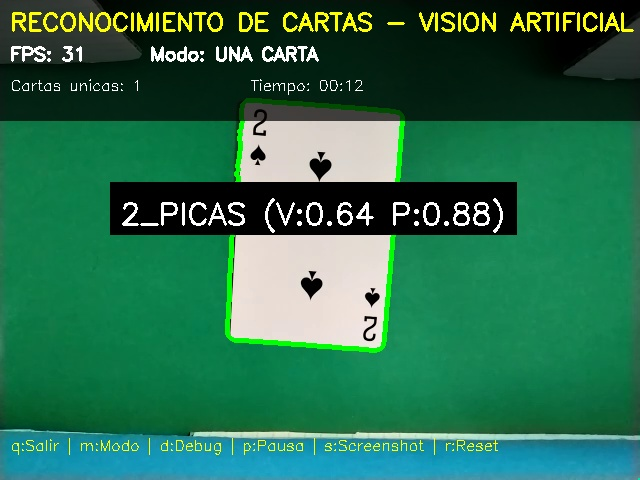
#> input picture retos_examenes/examen_parcial/Documentacion/img/primera-carta-identificada.jpg, 640 x 480 px
$ python test_color.py
#> lines starting #> are read from the running program, lines starting #| are printed output that depends on the picture
### retos_examenes/examen_parcial/config/settings.py
"""
Configuración global del proyecto de reconocimiento de cartas.
Centraliza todas las constantes para facilitar ajustes.

TÉCNICAS UTILIZADAS:
    ✅ Visión artificial clásica
    ✅ Template matching (correlación normalizada)
    ✅ Segmentación por color HSV
    ✅ Operaciones morfológicas
    ❌ SIN Machine Learning
    ❌ SIN Redes Neuronales
"""

import numpy as np
import os

RTSP_URL = 'rtsp://172.20.10.8:8080/h264.sdp'


# PARÁMETROS DE VISIÓN ARTIFICIAL


# Dimensiones normalizadas de la carta (en píxeles)
CARD_WIDTH = 200
CARD_HEIGHT = 300

# Región de Interés (ROI) para el valor y palo en la esquina superior izquierda
# Formato: (x_inicio, y_inicio, ancho, alto)
ROI_CORNER_VALUE = (0, 3, 85, 50)  # más ancho para capturar "10" completo
ROI_CORNER_SUIT = (5, 50, 40, 40)  # Sin cambios


# CALIBRACIÓN DE COLORES HSV (RESULTADO DE FASE 2)

# Estos valores deben ser actualizados después de ejecutar 1_calibrar_hsv.py
# IMPORTANTE: Estos valores son para DETECTAR EL TAPETE (fondo verde)

# VALORES ACTUALIZADOS DESDE TU CALIBRACIÓN:
LOWER_COLOR_FONDO = np.array([35, 153, 0])
UPPER_COLOR_FONDO = np.array([105, 255, 255])

# Valores HSV para detectar ROJOS (corazones y diamantes)
LOWER_RED_HSV_1 = np.array([0, 30, 30])    # Rojo en rango bajo
UPPER_RED_HSV_1 = np.array([15, 255, 255])
LOWER_RED_HSV_2 = np.array([150, 30, 30])  # Menos saturación
UPPER_RED_HSV_2 = np.array([179, 255, 255])


# PROCESAMIENTO DE IMAGEN


# Parámetros de GaussianBlur
BLUR_KERNEL_SIZE = (5, 5)
BLUR_SIGMA = 0  # 0 = calculado automáticamente

# Parámetros de umbralización
THRESHOLD_VALUE = 150      # Valor para separar carta del fondo
THRESHOLD_MAX = 255        # Valor máximo en imagen binaria

# Filtros de contornos
MIN_CONTOUR_AREA = 5000    # Área mínima para considerar una carta válida
EPSILON_FACTOR = 0.03      # Factor para aproximación poligonal (3% del perímetro)


# TEMPLATE MATCHING (TÉCNICA PRINCIPAL DE CLASIFICACIÓN)


# Dimensiones de los templates
TEMPLATE_VALUE_SIZE = (30, 50)   # Ancho x Alto para valores (AS, 2-10, J, Q, K)
TEMPLATE_SUIT_SIZE = (40, 40)    # Ancho x Alto para símbolos de palos

# Método de matching de OpenCV
# Opciones: cv2.TM_CCOEFF_NORMED, cv2.TM_CCORR_NORMED, cv2.TM_SQDIFF_NORMED
TEMPLATE_MATCHING_METHOD = 'TM_CCOEFF_NORMED'

# Umbral mínimo para considerar un match válido (0.0 a 1.0)
TEMPLATE_MATCH_THRESHOLD = 0.35


# RUTAS Y DIRECTORIOS


# Directorio base del proyecto
BASE_DIR = os.path.dirname(os.path.dirname(os.path.abspath(__file__)))

# Directorios de datos
DATA_DIR = os.path.join(BASE_DIR, 'data')
REFERENCE_DIR = os.path.join(DATA_DIR, 'imagenes_referencia')
TEMPLATES_DIR = os.path.join(DATA_DIR, 'templates')
TEMPLATES_VALUES_DIR = os.path.join(TEMPLATES_DIR, 'valores')
TEMPLATES_SUITS_DIR = os.path.join(TEMPLATES_DIR, 'palos')

# Crear directorios si no existen
for directory in [DATA_DIR, REFERENCE_DIR, TEMPLATES_DIR,
                TEMPLATES_VALUES_DIR, TEMPLATES_SUITS_DIR]:
    os.makedirs(directory, exist_ok=True)


# DEFINICIÓN DE CARTAS


# Valores de las cartas (en orden)
CARD_VALUES = ['AS', '2', '3', '4', '5', '6', '7', '8', '9', '10', 'J', 'Q', 'K']

# Palos de las cartas
CARD_SUITS = ['PICAS', 'CORAZONES', 'DIAMANTES', 'TREBOLES']

# Diccionario de colores por palo (para validación)
SUIT_COLORS = {
    'PICAS': 'negro',
    'CORAZONES': 'rojo',
    'DIAMANTES': 'rojo',
    'TREBOLES': 'negro'
}

# Todas las cartas posibles (52)
ALL_CARDS = [f"{value}_{suit}" for value in CARD_VALUES for suit in CARD_SUITS]


# PARÁMETROS DE VISUALIZACIÓN


# Colores para dibujar (formato BGR)
COLOR_GREEN = (0, 255, 0)      # Verde para contornos válidos
COLOR_RED = (0, 0, 255)        # Rojo para contornos inválidos
COLOR_BLUE = (255, 0, 0)       # Azul para ROIs
COLOR_YELLOW = (0, 255, 255)   # Amarillo para texto
COLOR_WHITE = (255, 255, 255)  # Blanco para texto principal

# Parámetros de texto
FONT = 'FONT_HERSHEY_SIMPLEX'
FONT_SCALE = 0.7
FONT_THICKNESS = 2

# Tamaño de ventanas de visualización
DISPLAY_WIDTH = 800
DISPLAY_HEIGHT = 600


# CONFIGURACIÓN DE CAPTURA


# Tiempo mínimo entre capturas (segundos)
CAPTURE_COOLDOWN = 0.5

# Número mínimo de capturas por carta recomendado
MIN_CAPTURES_PER_CARD = 4


# CONFIGURACIÓN DE LOGGING


# Nivel de logging: 'DEBUG', 'INFO', 'WARNING', 'ERROR'
LOG_LEVEL = 'INFO'

# Archivo de log
LOG_FILE = os.path.join(BASE_DIR, 'card_recognition.log')


# FUNCIONES AUXILIARES


def get_rtsp_url():
    """Retorna la URL RTSP configurada."""
    return RTSP_URL

# [45 lines left out: functions get_card_label, is_valid_card_label, print_config_summary, not called in this run]

# [2 lines that do not run on import are left out]

### retos_examenes/examen_parcial/src/vision/preprocessing.py
"""
Módulo de preprocesamiento de imágenes para detección de cartas.

Contiene funciones para:
    - Segmentación de cartas del fondo
    - Corrección de perspectiva
    - Normalización de dimensiones
    - Detección de múltiples cartas
"""

import cv2
import numpy as np
import sys
import os
sys.path.append(os.path.dirname(os.path.dirname(os.path.dirname(os.path.abspath(__file__)))))

from config.settings import (
    CARD_WIDTH, CARD_HEIGHT,
    LOWER_COLOR_FONDO, UPPER_COLOR_FONDO,
    BLUR_KERNEL_SIZE, BLUR_SIGMA,
    MIN_CONTOUR_AREA, EPSILON_FACTOR
)

# [219 lines left out: functions order_points, preprocess_and_warp, detect_multiple_cards, visualize_detection, not called in this run]


def extract_roi_region(warped_card, roi_coords):
    """
    Extrae una Región de Interés (ROI) de la carta normalizada.

    Args:
        warped_card (np.ndarray): Imagen de carta normalizada
        roi_coords (tuple): (x, y, width, height)

    Returns:
        np.ndarray: Región recortada
    """
    x, y, w, h = roi_coords
    roi = warped_card[y:y+h, x:x+w]
    return roi


def is_red_card(roi):
    """
    Determina si el ROI contiene un símbolo rojo.
    Método ratio MEJORADO con validación adicional.
    """
    mean_b = np.mean(roi[:,:,0])
    mean_g = np.mean(roi[:,:,1])
    mean_r = np.mean(roi[:,:,2])

    # Evitar división por cero
    if mean_b < 1 or mean_g < 1:
        return False

    # Método 1: Ratio
    ratio_r_g = mean_r / mean_g
    ratio_r_b = mean_r / mean_b
    criterio_ratio = (ratio_r_g > 1.03) and (ratio_r_b > 1.05)  # Más estricto

    # Método 2: Diferencia absoluta (para confirmar)
    diff_r_g = mean_r - mean_g
    diff_r_b = mean_r - mean_b
    criterio_diff = (diff_r_g > 15) and (diff_r_b > 20)

    # Método 3: Rojo absoluto debe ser alto
    criterio_absoluto = mean_r > 210

    # Es rojo si cumple AL MENOS 2 de 3 criterios
    votos = sum([criterio_ratio, criterio_diff, criterio_absoluto])
    es_rojo = votos >= 2

    return es_rojo
# [147 lines left out: functions binarize_roi, get_card_orientation, auto_rotate_card, show_processing_steps, save_debug_images, test_order_points and 1 more, not called in this run]


# [5 lines that do not run on import are left out]

### retos_examenes/examen_parcial/scripts/test_color.py
import sys
import os
sys.path.append(os.path.dirname(os.path.dirname(os.path.abspath(__file__))))

import cv2
import numpy as np
from src.vision.preprocessing import is_red_card, extract_roi_region
from config.settings import ROI_CORNER_SUIT

# Cargar imagen de CORAZONES
img_path = input("Introduce ruta de imagen de CORAZONES (ej: data/imagenes_referencia/AS_CORAZONES_0.jpg): ")
#> the answer given: ../Documentacion/img/primera-carta-identificada.jpg
carta = cv2.imread(img_path)
#> carta is the input picture: shape (480, 640, 3); mean B, G, R 78.3, 109.7, 41.2

if carta is None:
    print("Error al cargar")
    exit(1)

# Redimensionar
from config.settings import CARD_WIDTH, CARD_HEIGHT
carta = cv2.resize(carta, (CARD_WIDTH, CARD_HEIGHT))
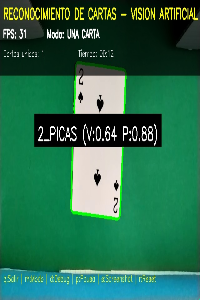
#> carta: shape (300, 200, 3); mean B, G, R 78.2, 109.6, 41.1

# Extraer ROI del palo
roi_palo = extract_roi_region(carta, ROI_CORNER_SUIT)
#> in extract_roi_region, `roi = warped_card[y:y+h, x:x+w]`:
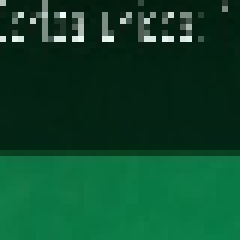
#> roi: shape (40, 40, 3) (shown 6 times larger); mean B, G, R 42.6, 70.2, 12.4

# Mostrar
cv2.imshow('Carta completa', carta)
roi_grande = cv2.resize(roi_palo, (200, 200))
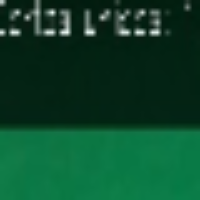
#> roi_grande: shape (200, 200, 3); mean B, G, R 42.5, 70.1, 12.4
cv2.imshow('ROI del palo', roi_grande)

# Detectar color
es_roja = is_red_card(roi_palo)
#> in is_red_card, `mean_b = np.mean(roi[:,:,0])`: mean_b = 42.59
#> in is_red_card, `mean_g = np.mean(roi[:,:,1])`: mean_g = 70.2
#> in is_red_card, `mean_r = np.mean(roi[:,:,2])`: mean_r = 12.45
#> in is_red_card, `ratio_r_g = mean_r / mean_g`: ratio_r_g = 0.177
#> in is_red_card, `ratio_r_b = mean_r / mean_b`: ratio_r_b = 0.292
#> in is_red_card, `criterio_ratio = (ratio_r_g > 1.03) and (ratio_r_b > 1.05)`: criterio_ratio = False
#> in is_red_card, `diff_r_g = mean_r - mean_g`: diff_r_g = -57.75
#> in is_red_card, `diff_r_b = mean_r - mean_b`: diff_r_b = -30.15
#> in is_red_card, `criterio_diff = (diff_r_g > 15) and (diff_r_b > 20)`: criterio_diff = False
#> in is_red_card, `votos = sum([criterio_ratio, criterio_diff, criterio_absoluto])`: votos = 0
#> in is_red_card, `es_rojo = votos >= 2`: es_rojo = False
#> es_roja = False

print(f"\n{'='*60}")
print(f"RESULTADO:")
print(f"{'='*60}")
print(f"Es roja: {es_roja}")
#| Es roja: False
print(f"Debería ser: True (CORAZONES)")

# Analizar HSV
hsv_roi = cv2.cvtColor(roi_palo, cv2.COLOR_BGR2HSV)
#> hsv_roi: shape (40, 40, 3); mean H, S, V 75.4, 220.4, 70.2
mean_h = np.mean(hsv_roi[:,:,0])
#> mean_h = 75.38
mean_s = np.mean(hsv_roi[:,:,1])
#> mean_s = 220.4
mean_v = np.mean(hsv_roi[:,:,2])
#> mean_v = 70.2

print(f"\nPromedios HSV:")
print(f"  H (Hue): {mean_h:.1f}")
#|   H (Hue): 75.4
print(f"  S (Saturation): {mean_s:.1f}")
#|   S (Saturation): 220.4
print(f"  V (Value): {mean_v:.1f}")
#|   V (Value): 70.2

# Crear máscaras
from config.settings import LOWER_RED_HSV_1, UPPER_RED_HSV_1, LOWER_RED_HSV_2, UPPER_RED_HSV_2

mask_red_1 = cv2.inRange(hsv_roi, LOWER_RED_HSV_1, UPPER_RED_HSV_1)
#> mask_red_1: shape (40, 40); every value is 0
mask_red_2 = cv2.inRange(hsv_roi, LOWER_RED_HSV_2, UPPER_RED_HSV_2)
mask_red = cv2.bitwise_or(mask_red_1, mask_red_2)

red_pixels = np.sum(mask_red > 0)
#> red_pixels = 0
total_pixels = roi_palo.shape[0] * roi_palo.shape[1]
#> total_pixels = 1600
red_percentage = (red_pixels / total_pixels) * 100
#> red_percentage = 0

print(f"\nAnálisis de color:")
print(f"  Píxeles rojos: {red_pixels}/{total_pixels}")
#|   Píxeles rojos: 0/1600
print(f"  Porcentaje rojo: {red_percentage:.1f}%")
#|   Porcentaje rojo: 0.0%
print(f"  Umbral actual: 20%")

if red_percentage < 20:
    print(f"\n⚠️  PROBLEMA: Porcentaje muy bajo para detectar rojo")
    print(f"  Solución: Ajustar rangos HSV o bajar umbral")

# Mostrar máscaras
cv2.imshow('Mascara roja 1', mask_red_1)
cv2.imshow('Mascara roja 2', mask_red_2)
cv2.imshow('Mascara roja combinada', mask_red)

cv2.waitKey(0)
cv2.destroyAllWindows()

$ run again, on retos_examenes/examen_parcial/Documentacion/img/testeando_templates_y_fallando.png
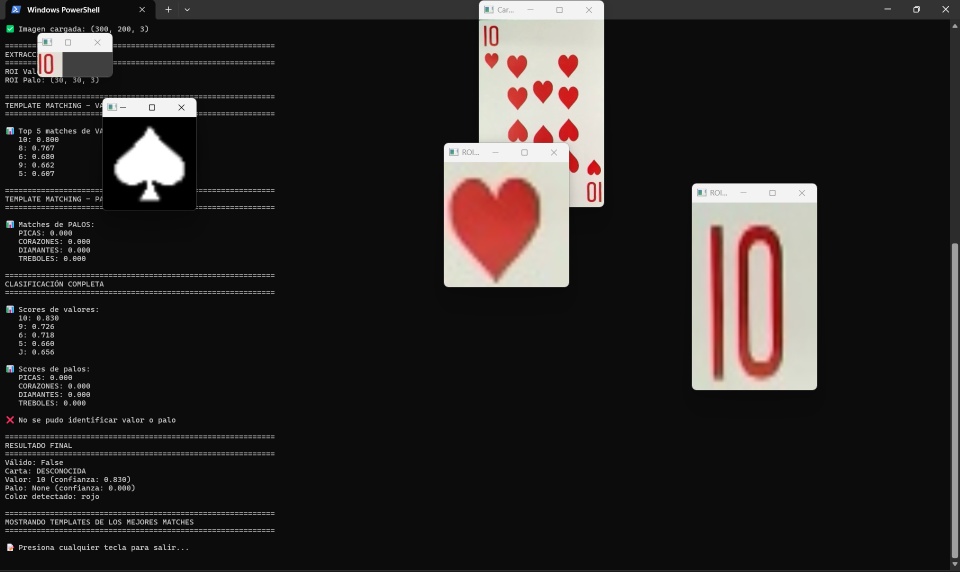
#> input picture retos_examenes/examen_parcial/Documentacion/img/testeando_templates_y_fallando.png, 1919 x 1143 px (shown at 1/2 size)
#> carta is the input picture: shape (1143, 1919, 3); mean B, G, R 37.8, 38.9, 42.7
#> `carta = cv2.resize(carta, (CARD_WIDTH, CARD_HEIGHT))`:
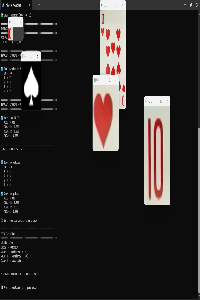
#> carta: shape (300, 200, 3); mean B, G, R 37.7, 38.8, 42.6
#> `roi_grande = cv2.resize(roi_palo, (200, 200))`:
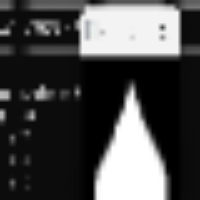
#> roi_grande: shape (200, 200, 3); mean B, G, R 74.9, 74.9, 74.8
#> mean_b = 74.91
#> mean_r = 74.89
#> ratio_r_g = 1
#> criterio_ratio = False
#> diff_r_g = -0.0225
#> diff_r_b = -0.0281
#> criterio_diff = False
#> votos = 0
#> es_rojo = False
#| Es roja: False
#> hsv_roi: shape (40, 40, 3); mean H, S, V 0.6, 0, 74.9
#> mean_h = 0.608
#> mean_s = 0.0494
#> mean_v = 74.92
#|   H (Hue): 0.6
#|   S (Saturation): 0.0
#|   V (Value): 74.9
#> mask_red_1: shape (40, 40); every value is 0
#> red_pixels = 0
#|   Píxeles rojos: 0/1600
#|   Porcentaje rojo: 0.0%
